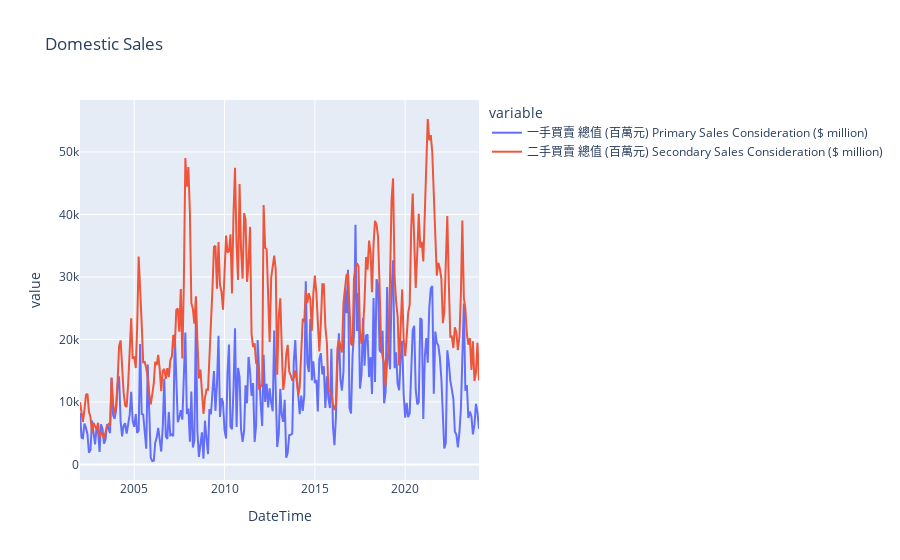

Notebook code for this chart:
### Code cell
import plotly.express as px
fig = px.line(data, x=data.index, y=["一手買賣 總值 (百萬元) Primary Sales Consideration ($ million)","二手買賣 總值 (百萬元) Secondary Sales Consideration ($ million)"], title='Domestic Sales')
fig.show()

### Figure 1 — Plotly figure (JSON) as saved in the notebook; plotly's stock layout.template omitted (floating-point values rounded to 4 significant figures; data arrays with more than 128 entries replaced by an {"elided": "..."} marker saying what was removed)
{"data": [{"hovertemplate": "variable=一手買賣 總值 (百萬元) Primary Sales Consideration ($ million)<br>DateTime=%{x}<br>value=%{y}<extra></extra>", "legendgroup": "一手買賣 總值 (百萬元) Primary Sales Consideration ($ million)", "line": {"color": "#636efa", "dash": "solid"}, "marker": {"symbol": "circle"}, "mode": "lines", "name": "一手買賣 總值 (百萬元) Primary Sales Consideration ($ million)", "orientation": "v", "showlegend": true, "type": "scatter", "x": {"elided": "266 str values"}, "xaxis": "x", "y": {"elided": "266 int values"}, "yaxis": "y"}, {"hovertemplate": "variable=二手買賣 總值 (百萬元) Secondary Sales Consideration ($ million)<br>DateTime=%{x}<br>value=%{y}<extra></extra>", "legendgroup": "二手買賣 總值 (百萬元) Secondary Sales Consideration ($ million)", "line": {"color": "#EF553B", "dash": "solid"}, "marker": {"symbol": "circle"}, "mode": "lines", "name": "二手買賣 總值 (百萬元) Secondary Sales Consideration ($ million)", "orientation": "v", "showlegend": true, "type": "scatter", "x": {"elided": "266 str values"}, "xaxis": "x", "y": {"elided": "266 int values"}, "yaxis": "y"}], "layout": {"legend": {"title": {"text": "variable"}, "tracegroupgap": 0}, "title": {"text": "Domestic Sales"}, "xaxis": {"anchor": "y", "domain": [0, 1], "title": {"text": "DateTime"}}, "yaxis": {"anchor": "x", "domain": [0, 1], "title": {"text": "value"}}}}
